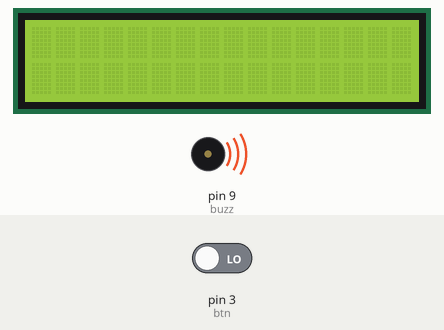
Bench run of a sketch on a simulated Arduino Uno, built with avr-gcc and run on an emulated ATmega328P. Shown: 16×2 character LCD, buzzer (waves = sounding). Inputs (shaded band) come from the test bench; at power-on: pin 3 (btn) LOW. EEPROM starts erased.

Above: at 0.27 s.
Timing chart, 0 to 40.1 s (numbered marks = the images above):
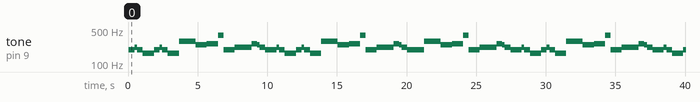

The sketch:

game2.ino
```cpp
//Minijuego 1 con pantalla LCD
#include <EEPROM.h>
#include <LiquidCrystal.h>//libreria de la pantalla
#include "melodia.h"

LiquidCrystal lcd(10, 8, 7, 6, 5, 4); //Configura los pines de salida para la lcd

//Definimos los nuebos caracteres
byte caracateres[8][8] = {{ B01110, B00100, B11111, B01110, B01010, B01010, B11111, B01010 },
                  { B01110, B00100, B11111, B01110, B11011, B00000, B11111, B11111 },
                  { B01110, B10101, B11111, B01110, B01010, B01010, B11111, B01010 },
                  { B00000, B00000, B00000, B00000, B00000, B00000, B00000, B00000 },
                  { B00000, B00000, B00000, B11111, B11111, B11111, B11111, B11111 },
                  { B00000, B11111, B11111, B11111, B11111, B11111, B11111, B11111 },
                  { B01110, B11111, B11111, B11111, B11111, B11111, B11111, B11111 }};

//definicion pin buzzer
const int buzz = 9;

//definicion boton
const int btn = 3;

// definicion de las variables del juego
int x=15;
int y=1;
int obstaculos=0;
int vel=100;
int puntaje=0;
int GameOver=3;
int moment = 0;
int maximoPuntaje = 0;

//definicion variables musica
int notaActual = 0;
unsigned long tiempoNotaAnterior = 0;
bool notaActiva = false;

void setup(){
  //lectura del maximo puntaje historico
  EEPROM.write(maximoPuntaje,0);
  //inicializamos la interrupción
  attachInterrupt(digitalPinToInterrupt(btn), incrementarContador, RISING);
  //inicializamos el lcd
  lcd.begin(16, 2);
  //Creamos los nuevos caracteres
  for(int i=0; i<8; i++){
    lcd.createChar(i,caracateres[i]);
  }
  //inicializamos el buzzer
  pinMode(buzz, OUTPUT);
  noTone(buzz);
}

void loop(){
  //reproducimos musica del juego
  reproducirMusica();
  //reproducimos el juego en el lcd
  actualizarJuego();
}

void actualizarJuego(){
  if (moment == 0){
    inicioJuego();
  } else if (moment == 1){
    juego();
  } else {
    finJuego();
  }
}

void reproducirMusica(){
  unsigned long ahora = millis();
  if (notaActual < numNotas) {
    if (notaActiva == false) {
      tone(buzz, melodia[notaActual][0]);
      tiempoNotaAnterior = ahora;
      notaActiva = true;
    }

    if (ahora - tiempoNotaAnterior >= melodia[notaActual][1]) {
      noTone(buzz);
      notaActual++;
      notaActiva = false;
    }
  } else {
    notaActual = 0;
  }
}

void inicioJuego(){

}

void juego(){

}

void finJuego(){

}

void incrementarContador() {
  moment++;
}
```

melodia.h
```cpp
//Melodia de la canción
#pragma once
#include "notas.h"

/*
//OPCION 1
struct Nota {
  int frecuencia;
  int duracion;
};

const Nota melodia[] = {
                    {SOL4, 400}, {LA4, 200}, {SOL4, 400}, {MI4, 800},
                    {SOL4, 400}, {LA4, 200}, {SOL4, 400}, {MI4, 800},
                    {RE5, 800}, {RE5, 400), (SI4, 800),
                    {DO5, 800}, {SOL5, 400}, {SOL4, 800},
                    {LA4, 800}, {LA4, 400}, {DO5, 400},
                    {SI4, 200}, {LA4, 400}, {SOL4, 400}
};
*/

//OPCION 2
const int melodia [][2]= {{SOL4, 400}, {LA4, 200}, {SOL4, 400}, {MI4, 800},
                    {SOL4, 400}, {LA4, 200}, {SOL4, 400}, {MI4, 800},
                    {RE5, 800}, {RE5, 400}, {SI4, 800},
                    {DO5, 800}, {SOL5, 400}, {SOL4, 800},
                    {LA4, 800}, {LA4, 400}, {DO5, 400},
                    {SI4, 200}, {LA4, 400}, {SOL4, 400}
                  };

const int numNotas = sizeof(melodia) / sizeof(melodia[0]);
```

notas.h
```cpp
// notas.h generado con un programa en python
#pragma once

// Octava 1
const int DO1 = 16;
const int DOS1 = 17;
const int RE1 = 18;
const int RES1 = 19;
const int MI1 = 21;
const int FA1 = 22;
const int FAS1 = 23;
const int SOL1 = 24;
const int SOLS1 = 26;
const int LA1 = 28;
const int LAS1 = 29;
const int SI1 = 31;

// Octava 2
const int DO2 = 33;
const int DOS2 = 35;
const int RE2 = 37;
const int RES2 = 39;
const int MI2 = 41;
const int FA2 = 44;
const int FAS2 = 46;
const int SOL2 = 49;
const int SOLS2 = 52;
const int LA2 = 55;
const int LAS2 = 58;
const int SI2 = 62;

// Octava 3
const int DO3 = 65;
const int DOS3 = 69;
const int RE3 = 73;
const int RES3 = 78;
const int MI3 = 82;
const int FA3 = 87;
const int FAS3 = 92;
const int SOL3 = 98;
const int SOLS3 = 104;
const int LA3 = 110;
const int LAS3 = 117;
const int SI3 = 123;

// Octava 4
const int DO4 = 131;
const int DOS4 = 139;
const int RE4 = 147;
const int RES4 = 156;
const int MI4 = 165;
const int FA4 = 175;
const int FAS4 = 185;
const int SOL4 = 196;
const int SOLS4 = 208;
const int LA4 = 220;
const int LAS4 = 233;
const int SI4 = 247;

// Octava 5
const int DO5 = 262;
const int DOS5 = 277;
const int RE5 = 294;
const int RES5 = 311;
const int MI5 = 330;
const int FA5 = 349;
const int FAS5 = 370;
const int SOL5 = 392;
const int SOLS5 = 415;
const int LA5 = 440;
const int LAS5 = 466;
const int SI5 = 494;

// Octava 6
const int DO6 = 523;
const int DOS6 = 554;
const int RE6 = 587;
const int RES6 = 622;
const int MI6 = 659;
const int FA6 = 698;
const int FAS6 = 740;
const int SOL6 = 784;
const int SOLS6 = 831;
const int LA6 = 880;
const int LAS6 = 932;
const int SI6 = 988;

// Octava 7
const int DO7 = 1047;
const int DOS7 = 1109;
const int RE7 = 1175;
const int RES7 = 1245;
const int MI7 = 1319;
const int FA7 = 1397;
const int FAS7 = 1480;
const int SOL7 = 1568;
const int SOLS7 = 1661;
const int LA7 = 1760;
const int LAS7 = 1865;
const int SI7 = 1976;

// Octava 8
const int DO8 = 2093;
const int DOS8 = 2217;
const int RE8 = 2349;
const int RES8 = 2489;
const int MI8 = 2637;
const int FA8 = 2794;
const int FAS8 = 2960;
const int SOL8 = 3136;
const int SOLS8 = 3322;
const int LA8 = 3520;
const int LAS8 = 3729;
const int SI8 = 3951;

const int NONE = 0;
```

Measured:
- by itself, tone on pin 9 (buzz): plays 196 Hz for 0.40 s, 220 Hz for 0.20 s, 196 Hz for 0.40 s, 165 Hz for 0.80 s, 196 Hz for 0.40 s, 220 Hz for 0.20 s … (66 notes in this stretch)
